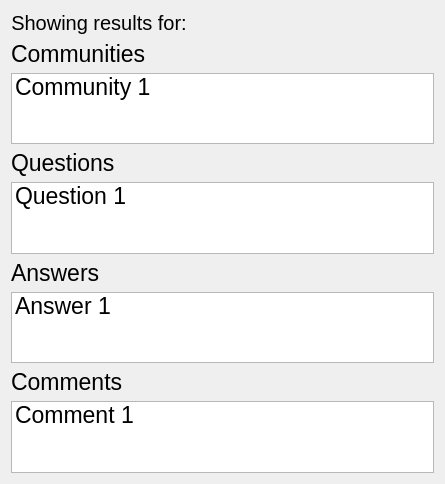
<?xml version="1.0" encoding="UTF-8"?>
<ui version="4.0">
 <class>searchResults</class>
 <widget class="QDialog" name="searchResults">
  <property name="geometry">
   <rect>
    <x>0</x>
    <y>0</y>
    <width>445</width>
    <height>484</height>
   </rect>
  </property>
  <property name="windowTitle">
   <string>Search Results</string>
  </property>
  <layout class="QVBoxLayout" name="verticalLayout">
   <item>
    <layout class="QHBoxLayout" name="horizontalLayout_2">
     <item>
      <widget class="QLabel" name="label_5">
       <property name="sizePolicy">
        <sizepolicy hsizetype="Maximum" vsizetype="Maximum">
         <horstretch>0</horstretch>
         <verstretch>0</verstretch>
        </sizepolicy>
       </property>
       <property name="font">
        <font>
         <pointsize>15</pointsize>
        </font>
       </property>
       <property name="text">
        <string>Showing results for:</string>
       </property>
       <property name="alignment">
        <set>Qt::AlignmentFlag::AlignCenter</set>
       </property>
      </widget>
     </item>
     <item>
      <widget class="QLabel" name="label_searchPrompt">
       <property name="sizePolicy">
        <sizepolicy hsizetype="Preferred" vsizetype="Maximum">
         <horstretch>0</horstretch>
         <verstretch>0</verstretch>
        </sizepolicy>
       </property>
       <property name="font">
        <font>
         <pointsize>15</pointsize>
        </font>
       </property>
       <property name="text">
        <string/>
       </property>
      </widget>
     </item>
    </layout>
   </item>
   <item>
    <widget class="QLabel" name="label">
     <property name="sizePolicy">
      <sizepolicy hsizetype="Preferred" vsizetype="Maximum">
       <horstretch>0</horstretch>
       <verstretch>0</verstretch>
      </sizepolicy>
     </property>
     <property name="font">
      <font>
       <pointsize>17</pointsize>
      </font>
     </property>
     <property name="text">
      <string>Communities</string>
     </property>
    </widget>
   </item>
   <item>
    <widget class="QListWidget" name="listWidget_communitiesFromSearch">
     <property name="palette">
      <palette>
       <active>
        <colorrole role="Highlight">
         <brush brushstyle="SolidPattern">
          <color alpha="255">
           <red>146</red>
           <green>194</green>
           <blue>242</blue>
          </color>
         </brush>
        </colorrole>
        <colorrole role="HighlightedText">
         <brush brushstyle="SolidPattern">
          <color alpha="255">
           <red>0</red>
           <green>0</green>
           <blue>0</blue>
          </color>
         </brush>
        </colorrole>
       </active>
       <inactive>
        <colorrole role="Highlight">
         <brush brushstyle="SolidPattern">
          <color alpha="255">
           <red>146</red>
           <green>194</green>
           <blue>242</blue>
          </color>
         </brush>
        </colorrole>
        <colorrole role="HighlightedText">
         <brush brushstyle="SolidPattern">
          <color alpha="255">
           <red>0</red>
           <green>0</green>
           <blue>0</blue>
          </color>
         </brush>
        </colorrole>
       </inactive>
       <disabled>
        <colorrole role="HighlightedText">
         <brush brushstyle="SolidPattern">
          <color alpha="255">
           <red>0</red>
           <green>0</green>
           <blue>0</blue>
          </color>
         </brush>
        </colorrole>
       </disabled>
      </palette>
     </property>
     <property name="font">
      <font>
       <pointsize>17</pointsize>
      </font>
     </property>
     <item>
      <property name="text">
       <string>Community 1</string>
      </property>
     </item>
    </widget>
   </item>
   <item>
    <widget class="QLabel" name="label_2">
     <property name="sizePolicy">
      <sizepolicy hsizetype="Preferred" vsizetype="Maximum">
       <horstretch>0</horstretch>
       <verstretch>0</verstretch>
      </sizepolicy>
     </property>
     <property name="font">
      <font>
       <pointsize>17</pointsize>
      </font>
     </property>
     <property name="text">
      <string>Questions</string>
     </property>
    </widget>
   </item>
   <item>
    <widget class="QListWidget" name="listWidget_postsFromSearch">
     <property name="palette">
      <palette>
       <active>
        <colorrole role="Highlight">
         <brush brushstyle="SolidPattern">
          <color alpha="255">
           <red>146</red>
           <green>194</green>
           <blue>242</blue>
          </color>
         </brush>
        </colorrole>
        <colorrole role="HighlightedText">
         <brush brushstyle="SolidPattern">
          <color alpha="255">
           <red>0</red>
           <green>0</green>
           <blue>0</blue>
          </color>
         </brush>
        </colorrole>
       </active>
       <inactive>
        <colorrole role="Highlight">
         <brush brushstyle="SolidPattern">
          <color alpha="255">
           <red>146</red>
           <green>194</green>
           <blue>242</blue>
          </color>
         </brush>
        </colorrole>
        <colorrole role="HighlightedText">
         <brush brushstyle="SolidPattern">
          <color alpha="255">
           <red>0</red>
           <green>0</green>
           <blue>0</blue>
          </color>
         </brush>
        </colorrole>
       </inactive>
       <disabled>
        <colorrole role="HighlightedText">
         <brush brushstyle="SolidPattern">
          <color alpha="255">
           <red>0</red>
           <green>0</green>
           <blue>0</blue>
          </color>
         </brush>
        </colorrole>
       </disabled>
      </palette>
     </property>
     <property name="font">
      <font>
       <pointsize>17</pointsize>
      </font>
     </property>
     <item>
      <property name="text">
       <string>Question 1</string>
      </property>
     </item>
    </widget>
   </item>
   <item>
    <widget class="QLabel" name="label_4">
     <property name="sizePolicy">
      <sizepolicy hsizetype="Preferred" vsizetype="Maximum">
       <horstretch>0</horstretch>
       <verstretch>0</verstretch>
      </sizepolicy>
     </property>
     <property name="font">
      <font>
       <pointsize>17</pointsize>
      </font>
     </property>
     <property name="text">
      <string>Answers</string>
     </property>
    </widget>
   </item>
   <item>
    <widget class="QListWidget" name="listWidget_answersFromSearch">
     <property name="palette">
      <palette>
       <active>
        <colorrole role="Highlight">
         <brush brushstyle="SolidPattern">
          <color alpha="255">
           <red>146</red>
           <green>194</green>
           <blue>242</blue>
          </color>
         </brush>
        </colorrole>
        <colorrole role="HighlightedText">
         <brush brushstyle="SolidPattern">
          <color alpha="255">
           <red>0</red>
           <green>0</green>
           <blue>0</blue>
          </color>
         </brush>
        </colorrole>
       </active>
       <inactive>
        <colorrole role="Highlight">
         <brush brushstyle="SolidPattern">
          <color alpha="255">
           <red>146</red>
           <green>194</green>
           <blue>242</blue>
          </color>
         </brush>
        </colorrole>
        <colorrole role="HighlightedText">
         <brush brushstyle="SolidPattern">
          <color alpha="255">
           <red>0</red>
           <green>0</green>
           <blue>0</blue>
          </color>
         </brush>
        </colorrole>
       </inactive>
       <disabled>
        <colorrole role="HighlightedText">
         <brush brushstyle="SolidPattern">
          <color alpha="255">
           <red>0</red>
           <green>0</green>
           <blue>0</blue>
          </color>
         </brush>
        </colorrole>
       </disabled>
      </palette>
     </property>
     <property name="font">
      <font>
       <pointsize>17</pointsize>
      </font>
     </property>
     <item>
      <property name="text">
       <string>Answer 1</string>
      </property>
     </item>
    </widget>
   </item>
   <item>
    <widget class="QLabel" name="label_3">
     <property name="sizePolicy">
      <sizepolicy hsizetype="Preferred" vsizetype="Maximum">
       <horstretch>0</horstretch>
       <verstretch>0</verstretch>
      </sizepolicy>
     </property>
     <property name="font">
      <font>
       <pointsize>17</pointsize>
      </font>
     </property>
     <property name="text">
      <string>Comments</string>
     </property>
    </widget>
   </item>
   <item>
    <widget class="QListWidget" name="listWidget_commentsFromSearch">
     <property name="palette">
      <palette>
       <active>
        <colorrole role="Highlight">
         <brush brushstyle="SolidPattern">
          <color alpha="255">
           <red>146</red>
           <green>194</green>
           <blue>242</blue>
          </color>
         </brush>
        </colorrole>
        <colorrole role="HighlightedText">
         <brush brushstyle="SolidPattern">
          <color alpha="255">
           <red>0</red>
           <green>0</green>
           <blue>0</blue>
          </color>
         </brush>
        </colorrole>
       </active>
       <inactive>
        <colorrole role="Highlight">
         <brush brushstyle="SolidPattern">
          <color alpha="255">
           <red>146</red>
           <green>194</green>
           <blue>242</blue>
          </color>
         </brush>
        </colorrole>
        <colorrole role="HighlightedText">
         <brush brushstyle="SolidPattern">
          <color alpha="255">
           <red>0</red>
           <green>0</green>
           <blue>0</blue>
          </color>
         </brush>
        </colorrole>
       </inactive>
       <disabled>
        <colorrole role="HighlightedText">
         <brush brushstyle="SolidPattern">
          <color alpha="255">
           <red>0</red>
           <green>0</green>
           <blue>0</blue>
          </color>
         </brush>
        </colorrole>
       </disabled>
      </palette>
     </property>
     <property name="font">
      <font>
       <pointsize>17</pointsize>
      </font>
     </property>
     <item>
      <property name="text">
       <string>Comment 1</string>
      </property>
     </item>
    </widget>
   </item>
  </layout>
 </widget>
 <resources/>
 <connections/>
</ui>
